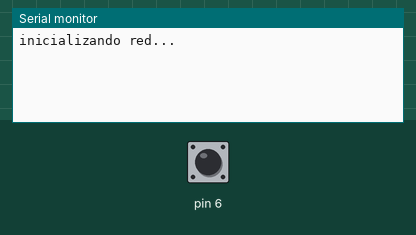
This sketch was run on a simulated Arduino Uno, built with avr-gcc and run on an emulated ATmega328P. Parts: the last lines printed to the serial monitor. The inputs (shaded band) are chosen by the test bench; at power-on: pin 6 HIGH. WiFi joins after 1.5 s; servers stay silent unless stated; uploads are accepted with an empty reply.

Above: at 2.2 s.
2.3 s: pin 6 pulled LOW for 0.3 s
At 2.67 s:
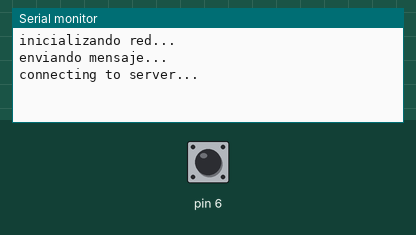
At 3.5 s:
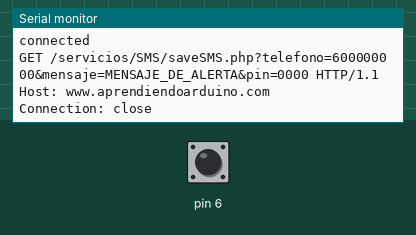

The sketch:

boton_SMS.ino
```cpp
#include <Ethernet.h>
#include <SPI.h>

#define PIN "0000"

byte mac[] = {0x90, 0xA2, 0xDA, 0x10, 0xB3, 0xBD};

IPAddress iotIP (10, 22, 72, 31);
IPAddress dnsIP (8, 8, 8, 8);

char url[] = "www.aprendiendoarduino.com";

EthernetClient client;
String webString = "";
String telefono = "600000000";
String mensaje = "MENSAJE_DE_ALERTA";

boolean estado_boton;

void setup()
{
  pinMode(6, INPUT_PULLUP);
  estado_boton = digitalRead(6);
  Serial.begin(9600);
  Serial.println("inicializando red...");
  Ethernet.begin(mac, iotIP, dnsIP);
  delay(1000); //give the ethernet a second to initialize
}

void loop()
{
  boolean nuevo_estado = digitalRead(6);

  if (nuevo_estado != estado_boton) {
    if (nuevo_estado == LOW) { //Flanco descendente
      mandaSMS();
    }
    estado_boton = nuevo_estado;
  }
  delay(250);
}

void mandaSMS() {
  Serial.println("enviando mensaje... ");

  Serial.println("connecting to server...");
  if (client.connect(url, 80)) {
    Serial.println("connected");
    client.print("GET /servicios/SMS/saveSMS.php?telefono=");
    client.print(telefono);
    client.print("&mensaje=");
    client.print(mensaje);
    client.print("&pin=");
    client.print((String)PIN);
    client.println(" HTTP/1.1");
    client.println("Host: www.aprendiendoarduino.com");
    client.println("Connection: close");
    client.println();
    Serial.print("GET /servicios/SMS/saveSMS.php?telefono=");
    Serial.print(telefono);
    Serial.print("&mensaje=");
    Serial.print(mensaje);
    Serial.print("&pin=");
    Serial.print((String)PIN);
    Serial.println(" HTTP/1.1");
    Serial.println("Host: www.aprendiendoarduino.com");
    Serial.println("Connection: close");
    Serial.println();

    delay(2000);

    if (client.available()) {
      Serial.println("Respuesta del Servidor---->");
      while (client.available()) {
        char c = client.read();
        webString += c;
      }
      Serial.println(webString);
      client.stop();
    }
    else {
      Serial.println("Servidor no responde...");
      client.stop();
    }
  }
  else {
    Serial.println("connection failed");
  }
}
```

Measured:
- after the input at 2.3 s, the serial monitor: prints a new line after 0.20 s (image 1)
